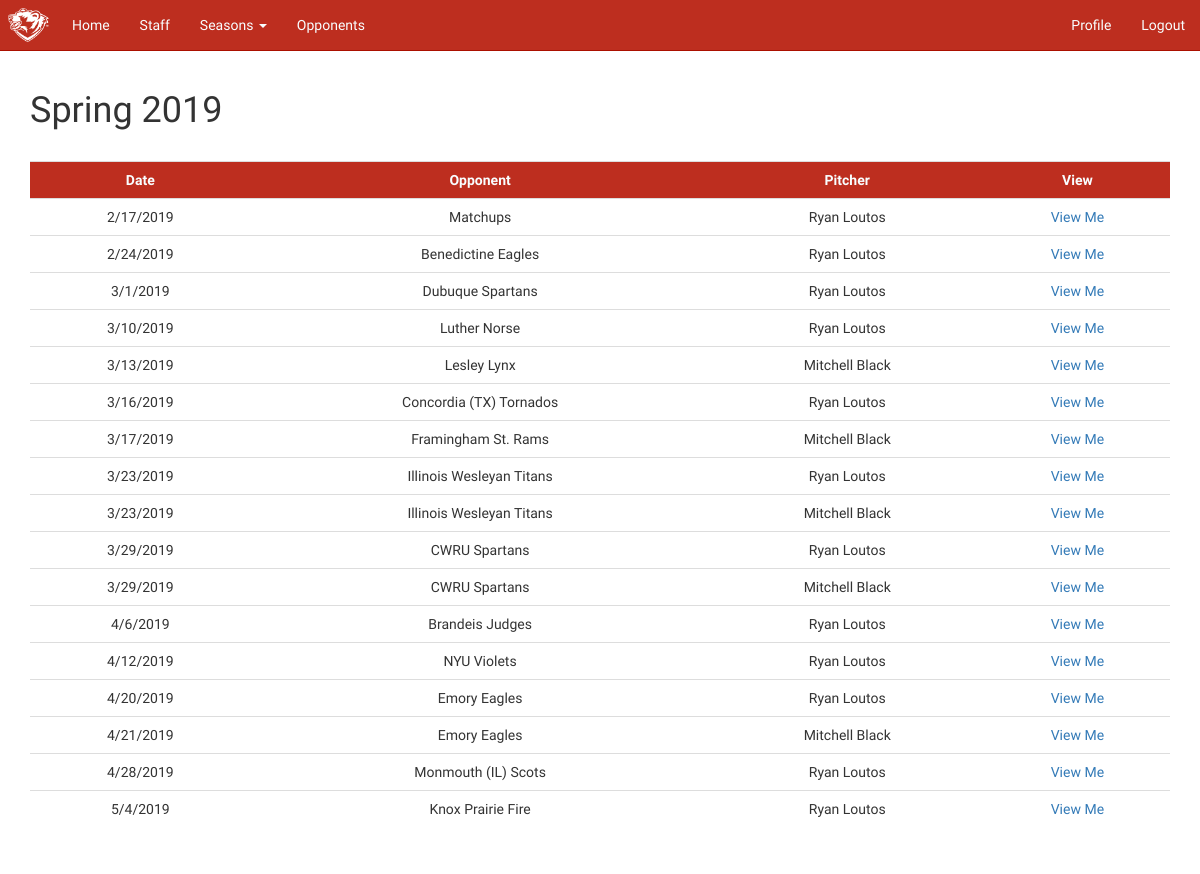
Page /season/2 (signed in) on the earlier database version.
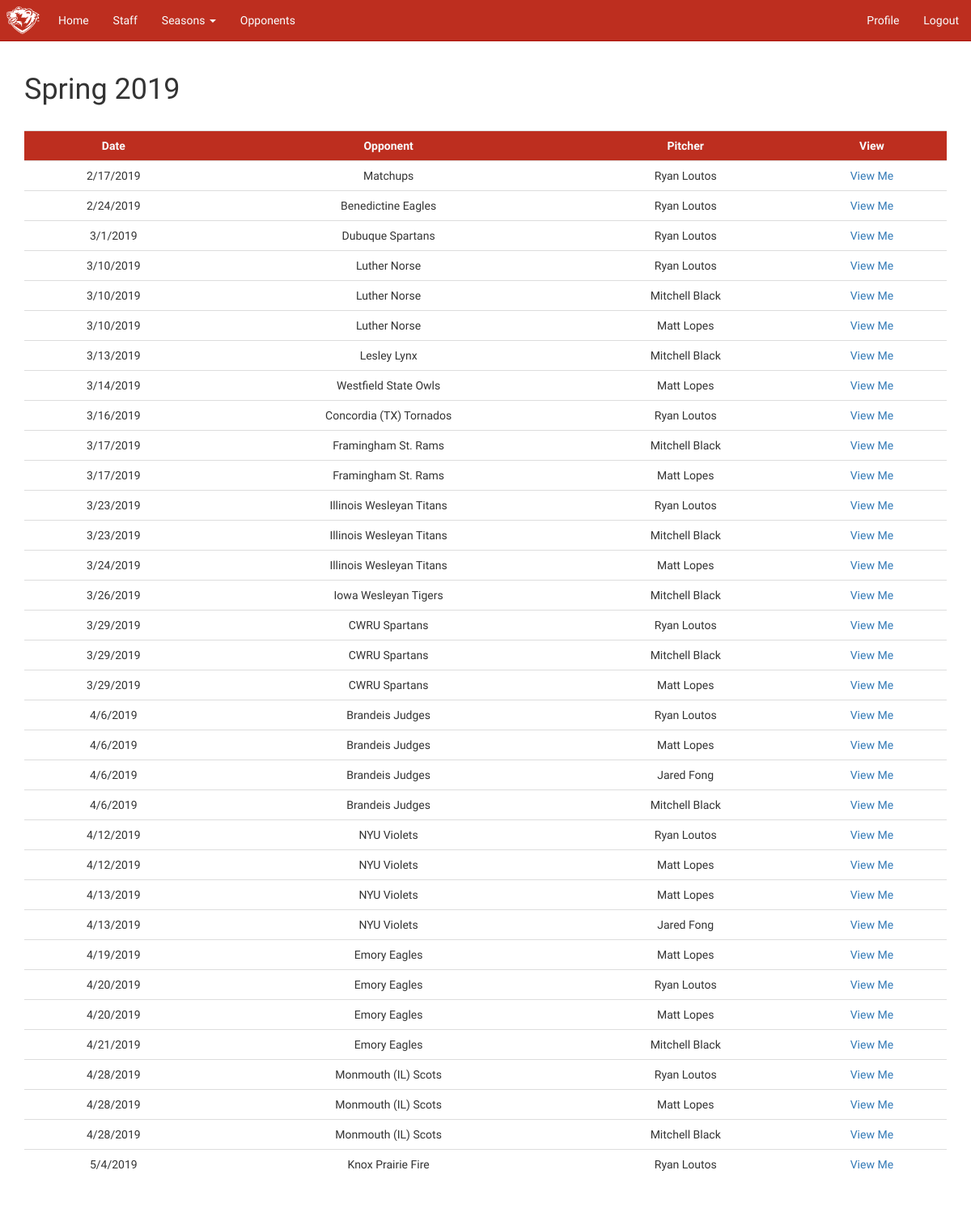
Same page on the later database version.
### app/models.py (models this page shows, shortened)
class Season(db.Model):
    id = db.Column(db.Integer, primary_key=True)
    semester = db.Column(db.String(8), index=True)
    year = db.Column(db.String(8), index=True)
    current_season = db.Column(db.Boolean, index=True)
    outings = db.relationship('Outing', backref='season', lazy='dynamic')
    def __repr__(self):
        return f'{self.semester} {self.year}'

class Outing(db.Model):
    id = db.Column(db.Integer, primary_key=True)
    date = db.Column(db.Date, index=True)
    opponent_id = db.Column(db.Integer,
                            db.ForeignKey('opponent.id'),
                            index=True)
    user_id = db.Column(db.Integer, db.ForeignKey('user.id'), index=True)
    season_id = db.Column(db.Integer, db.ForeignKey('season.id'), index=True)
    at_bats = db.relationship('AtBat', backref='outing', lazy='dynamic')

class Opponent(db.Model):
    id = db.Column(db.Integer, primary_key=True)
    name = db.Column(db.String(64), index=True)
    outings = db.relationship('Outing', backref='opponent', lazy='dynamic')
    batters = db.relationship('Batter', backref='opponent', lazy='dynamic')
    def __repr__(self):
        return self.name

class User(UserMixin, db.Model):
    id = db.Column(db.Integer, primary_key=True)
    admin = db.Column(db.Boolean, index=True)
    retired = db.Column(db.Boolean, index=True)
    username = db.Column(db.String(64), index=True, unique=True)
    email = db.Column(db.String(120), index=True, unique=True)
    password_hash = db.Column(db.String(128))
    firstname = db.Column(db.String(64))
    lastname = db.Column(db.String(64))
    grad_year = db.Column(db.String(8), index=True)
    throws = db.Column(db.String(8), index=True)
    outings = db.relationship('Outing', backref='pitcher', lazy='dynamic')
    def __repr__(self):
        return f'{self.firstname} {self.lastname}'

### app/views/season.py (the view)
@season.route('/season/<id>')
@login_required
def season_home(id):
    season = Season.query.filter_by(id=id).first()
    if not season:
        flash('URL does not exist')
        return redirect(url_for('main.index'))
    outings = Outing.query.filter_by(season_id=id).order_by(Outing.date).all()
    return render_template('season/season.html',
                           title=season,
                           outings=outings,
                           season=season)

### app/models.py (called while the page is built)
@login.user_loader
def load_user(id):
    return User.query.get(int(id))

### app/routes.py (called while the page is built)
@app.context_processor
def template_variables():
    return dict(
        current_season=getCurrentSeason(),
        old_seasons=getOldSeasons())

@app.context_processor
def utility_functions():
    def truncate(n, decimals=2):
        """Truncates the passed value to decimal places.

        Arguments :
            n {number} -- Number to be truncated

        Keyword Arguments :
            decimals {int} -- Number of decimal places to truncate to(default : {2})

        Returns :
            [int]-- truncated verison of passed value
        """
        multiplier = 10 ** decimals
        return int(n * multiplier) / multiplier
    return dict(
        truncate=truncate
    )

def getCurrentSeason():
    current_season = Season.query.filter_by(current_season=True).first()
    return current_season

def getOldSeasons():
    old_seasons = Season.query.filter_by(current_season=False).order_by(Season.year).all()
    return old_seasons

### app/templates/season/season.html (shortened to what this page needs)
{% extends "base.html" %}
{% block styles %}
    {{ super() }}
{% endblock %}
{% block app_content %}
    <div class="main">
        <h1>
            {{ season }}
        </h1>
        <br>
        <div>
            <table class="table sortable_table">
                <tr class="table-headers">
                    <th onclick="sortTable(0, 0)">Date</th>
                    <th onclick="sortTable(1, 0)">Opponent</th>
                    <th onclick="sortTable(2, 0)">Pitcher</th>
                    <th>View</th>
                </tr>
                {% for o in outings %}
                <tr>
                    <td>{{ o.date.month }}/{{ o.date.day }}/{{ o.date.year }}</td>
                    <td>{{ o.opponent }}</td>
                    <td>{{ o.pitcher }}</td>
                    <td><a href="{{ url_for('outing.outing_home', id=o.id) }}">View Me</a></td>
                </tr>
                {% endfor %}
            </table>
        </div>
    </div>
{% endblock %}

### app/templates/base.html (shortened to what this page needs)
{% extends 'bootstrap/base.html' %}
{% block styles %}
    {{ super() }}
    <link rel="stylesheet" type="text/css" href="{{ url_for('static', filename='css/base.css') }}">
{% endblock %}
{% block navbar %}
<nav class="navbar navbar-default navbar-fixed-top">
    <div class="container-fluid">
      <div class="navbar-header">
        <a class='navbar-brand' href="{{ url_for('main.index') }}">
            <img alt='Brand' src="{{ url_for('static', filename='images/Bear_Head.png') }}">
        </a>
      </div>
      <div class="collapse navbar-collapse" id="bs-example-navbar-collapse-1">
        <ul class="nav navbar-nav">
          <li><a href="{{ url_for('main.index') }}">Home</a></li>
          <li><a href="{{ url_for('staff.staff_home') }}">Staff</a></li>
          <li class="dropdown">
            <a href="#" class="dropdown-toggle" data-toggle="dropdown" role="button" aria-haspopup="true" aria-expanded="false">Seasons <span class="caret"></span></a>
          </li>
          <li><a href="{{ url_for('opponent.all_opponents') }}">Opponents</a></li>
        </ul>
        <ul class="nav navbar-nav navbar-right">
          {% if current_user.is_anonymous %}
          <li><a href="{{ url_for('main.login') }}">Sign In</a></li>
          {% else %}
          <li><a href="{{ url_for('main.user', id=current_user.id) }}">Profile</a></li>
          <li><a href="{{ url_for('main.logout') }}">Logout</a></li>
          {% endif %}
        </ul>
      </div>
    </div>
  </nav>
{% endblock %}
{% block content %}
    <div class="container">
        {% block app_content %}{% endblock %}
    </div><br><br><br><br><br><br><br><br>
{% endblock %}

### app/static/css/base.css (style rules this page uses)
.navbar-default { background-color: #bd2e1f; border-color: #ab1000; font-family: 'Exo', sans-serif; font-weight: 500; position: sticky; }
.navbar-default .navbar-brand { color: #f9feff; padding: 8px; }
.navbar-default .navbar-nav > li > a { color: #f9feff; }
.navbar-default .navbar-collapse, .navbar-default .navbar-form { border-color: #f9feff; }
.navbar-brand img { max-height: 100%; width: auto; }
.container { background-color: white; }
th, td { text-align: center; }
.table-headers { background-color: #bd2e1f; color: #f9feff; }
.main { font-family: 'Exo', sans-serif; font-weight: 500; }

Differences in the rows shown:
added Outing: date.month "3", date.day "10", date.year "2019", opponent "Luther Norse", pitcher "Mitchell Black"
added Outing: date.month "3", date.day "10", date.year "2019", opponent "Luther Norse", pitcher "Matt Lopes"
added Outing: date.month "3", date.day "14", date.year "2019", opponent "Westfield State Owls", pitcher "Matt Lopes"
added Outing: date.month "3", date.day "17", date.year "2019", opponent "Framingham St. Rams", pitcher "Matt Lopes"
added Outing: date.month "3", date.day "24", date.year "2019", opponent "Illinois Wesleyan Titans", pitcher "Matt Lopes"
added Outing: date.month "3", date.day "26", date.year "2019", opponent "Iowa Wesleyan Tigers", pitcher "Mitchell Black"
added Outing: date.month "3", date.day "29", date.year "2019", opponent "CWRU Spartans", pitcher "Matt Lopes"
added Outing: date.month "4", date.day "6", date.year "2019", opponent "Brandeis Judges", pitcher "Matt Lopes"
added Outing: date.month "4", date.day "6", date.year "2019", opponent "Brandeis Judges", pitcher "Jared Fong"
added Outing: date.month "4", date.day "6", date.year "2019", opponent "Brandeis Judges", pitcher "Mitchell Black"
added Outing: date.month "4", date.day "12", date.year "2019", opponent "NYU Violets", pitcher "Matt Lopes"
added Outing: date.month "4", date.day "13", date.year "2019", opponent "NYU Violets", pitcher "Matt Lopes"
added Outing: date.month "4", date.day "13", date.year "2019", opponent "NYU Violets", pitcher "Jared Fong"
added Outing: date.month "4", date.day "19", date.year "2019", opponent "Emory Eagles", pitcher "Matt Lopes"
added Outing: date.month "4", date.day "20", date.year "2019", opponent "Emory Eagles", pitcher "Matt Lopes"
added Outing: date.month "4", date.day "28", date.year "2019", opponent "Monmouth (IL) Scots", pitcher "Matt Lopes"
added Outing: date.month "4", date.day "28", date.year "2019", opponent "Monmouth (IL) Scots", pitcher "Mitchell Black"
